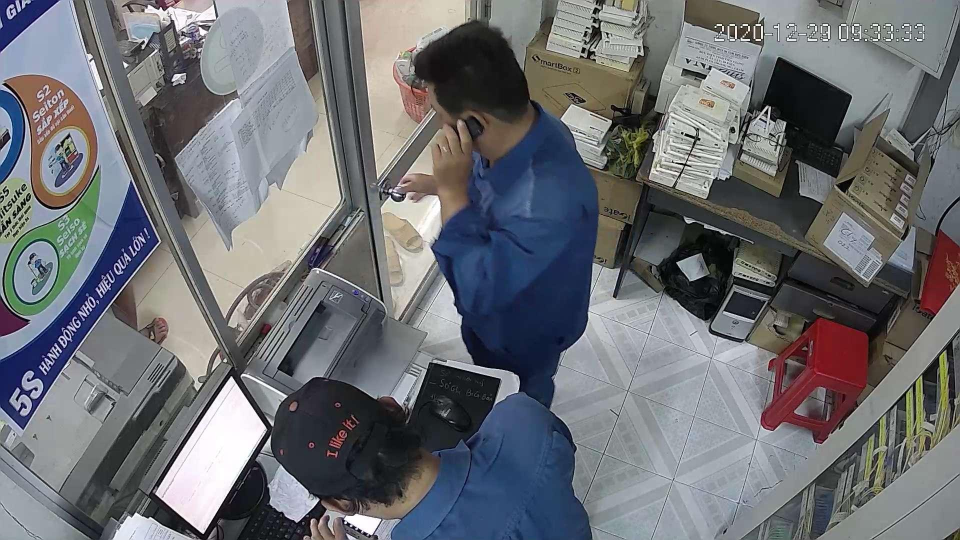
#> input picture code/test.jpg, 1920 x 1080 px, found by its file name (shown at 1/2 size)
$ python img_to_c.py
#> lines starting #> are read from the running program, lines starting #| are printed output that depends on the picture
import cv2
import numpy as np
img = cv2.imread(r"C:\Users\Hartik Rai\OneDrive\Desktop\ARM_Project\code\test.jpg",0)
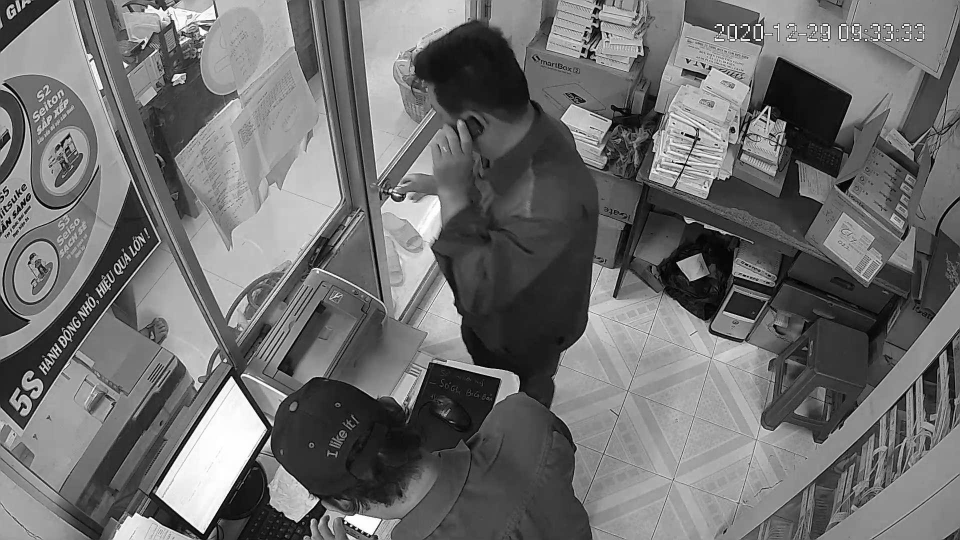
#> img: shape (1080, 1920) (shown at 1/2 size); min 0, max 255, mean 110.5

if img is None:
    print("Image not found")
    exit()

img = cv2.resize(img,(64,64))
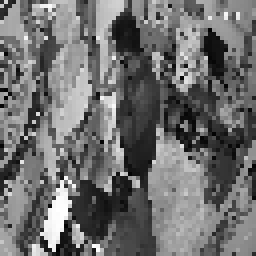
#> img: shape (64, 64) (shown 4 times larger); min 2, max 255, mean 110.5

flat = img.flatten()
#> flat = 4096 values, max 255 at index 3342, min 2 at index 500, mean 110.5

with open("test_img.h","w") as f:
    f.write("unsigned char input_img[4096] = {\n")
    for i,val in enumerate(flat):
        f.write(str(int(val)))
        if i!=len(flat)-1:
            f.write(",")
        if i%32==0:
            f.write("\n")
#> this loop made 4096 passes
#> val on passes 1 to 3: 43, 212, 40
    f.write("\n};")

print("Header file created")
